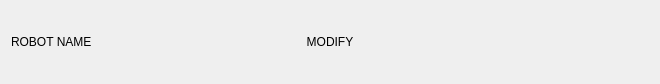
<?xml version="1.0" encoding="UTF-8"?>
<ui version="4.0">
 <class>Form</class>
 <widget class="QWidget" name="Form">
  <property name="geometry">
   <rect>
    <x>0</x>
    <y>0</y>
    <width>660</width>
    <height>84</height>
   </rect>
  </property>
  <property name="maximumSize">
   <size>
    <width>16777215</width>
    <height>200</height>
   </size>
  </property>
  <property name="windowTitle">
   <string>Form</string>
  </property>
  <property name="styleSheet">
   <string notr="true">border:none;


qlineargradient:(spread:pad, x1:0, y1:0, x2:0, y2:1, stop:0 rgba(255, 255, 255, 255), stop:0.495 rgba(255, 255, 255, 255), stop:0.505 rgba(255, 0, 0, 255), stop:1 rgba(255, 0, 0, 255))</string>
  </property>
  <layout class="QVBoxLayout" name="verticalLayout">
   <item>
    <layout class="QHBoxLayout" name="horizontalLayout_2">
     <item>
      <widget class="QLabel" name="robotNameInput">
       <property name="text">
        <string>ROBOT NAME</string>
       </property>
      </widget>
     </item>
     <item>
      <widget class="QPushButton" name="modifyButton">
       <property name="cursor">
        <cursorShape>PointingHandCursor</cursorShape>
       </property>
       <property name="text">
        <string>MODIFY</string>
       </property>
      </widget>
     </item>
     <item>
      <widget class="QPushButton" name="deleteButton">
       <property name="cursor">
        <cursorShape>PointingHandCursor</cursorShape>
       </property>
       <property name="text">
        <string/>
       </property>
       <property name="icon">
        <iconset>
         <normaloff>imgs/trashBin.png</normaloff>imgs/trashBin.png</iconset>
       </property>
      </widget>
     </item>
    </layout>
   </item>
  </layout>
 </widget>
 <resources/>
 <connections/>
</ui>
